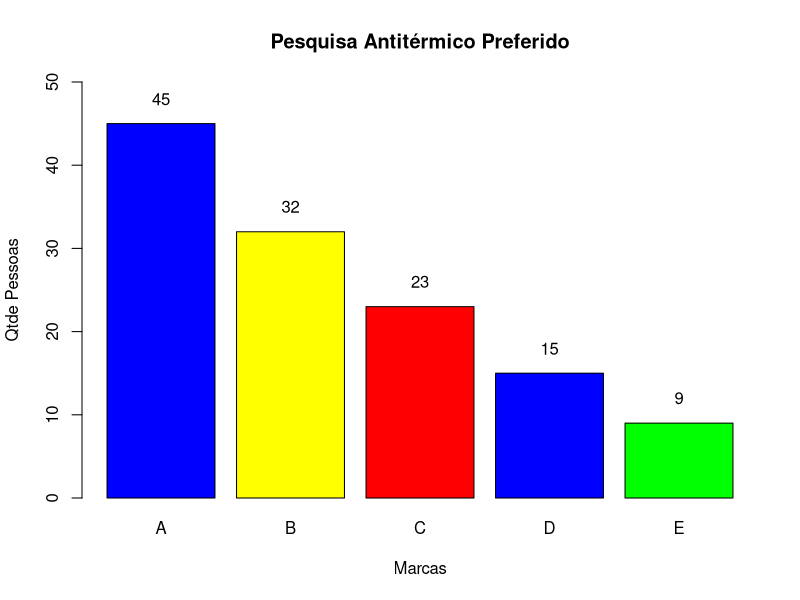

Write R code to recreate this figure.
# Lista de Exercicios TOPICO 8
# Disciplina Ciencia de Dados 2o Semestre 2022
# Professor : Joao Pedro Albino
# Aluno : Marcelo Jose dos Santos
# Versao 1 - 20/11/2022
# Workspace : D:/GoogleDrive/Mestrado_unesp/2022_02_CIENCIA_DE_DADOS/marcelo-santos

# Exercicio 5
# 5 - Uma pesquisa de opinião perguntou a 124 pessoas qual o antitérmico preferido entre
#     as marcas A, B, C, D e E. Os resultados estão representados na tabela (os dados estão na planilha Excel “exercicio5.xls”):
  

# imports
if (!("readxl") %in% installed.packages()) 
  install.packages("readxl")
library(readxl)

# Fonte de Dados
df5 = read_excel("./dados/exercicio5.xls", skip = 1, col_names = c("marcas", "numero_pessoas"), col_types = c("text","numeric"))
summary(df5$numero_pessoas)

bp = barplot(df5$numero_pessoas,main="Pesquisa Antitérmico Preferido", xlab = "Marcas", ylab = "Qtde Pessoas", names.arg = df5$marcas, ylim = c(0,50),
        col=c("blue", "yellow", "red","blue", "green"))
text(bp, df5$numero_pessoas+3, labels = df5$numero_pessoas )





